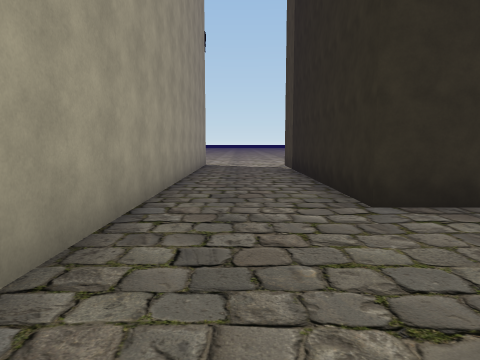
View 1 (above)

21 first-person views from a walk through a 3-D level made in the Unity game engine. The camera is 1.4 m above the floor, tilts 6° down and sees 70° across. The floor is counted in squares, 2 m on a side. Each view is taken from the middle of a square. On the plan, view 1 faces up. The plan holds only what a view shows up to about 11 squares ahead; the rest is blank. The place goes on beyond the plan. Some surface patterns are stand-ins.

View 2
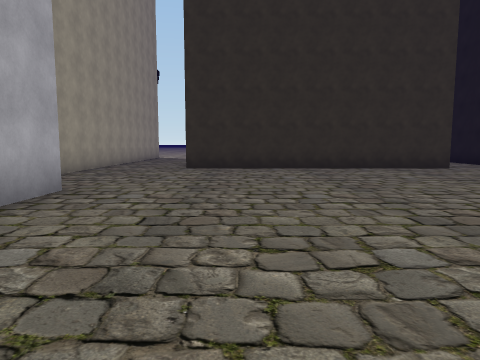

View 3
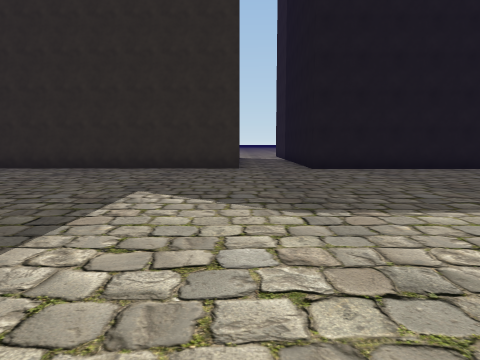

View 4
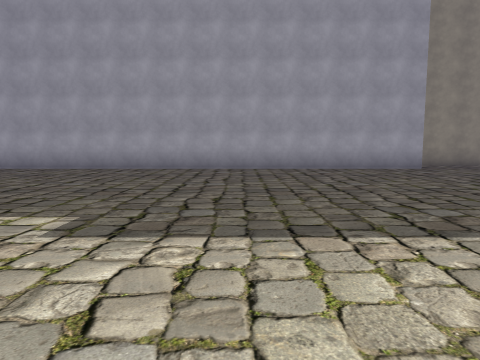

View 5
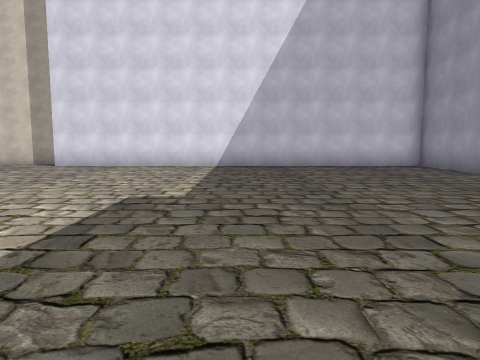

View 6
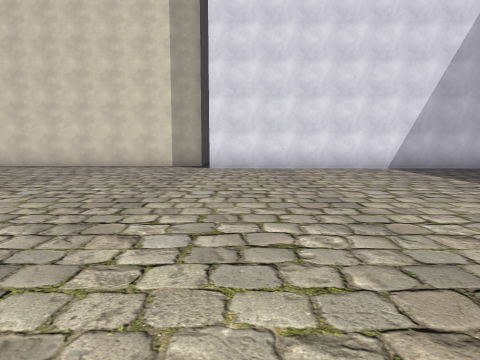

View 7
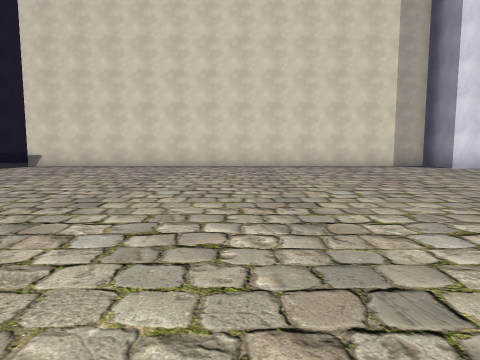

View 8
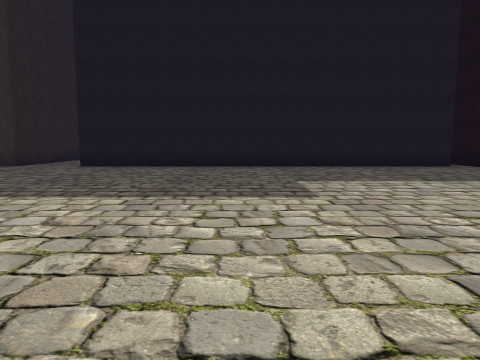

View 9
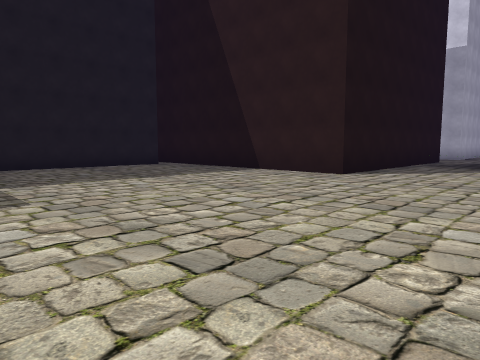

View 10
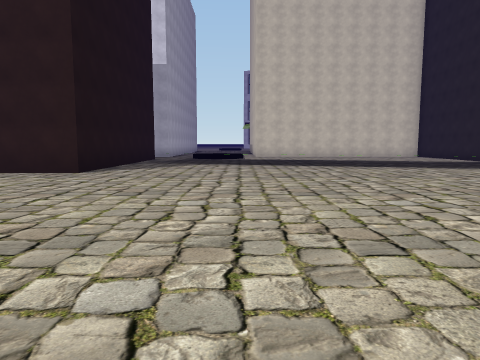

View 11
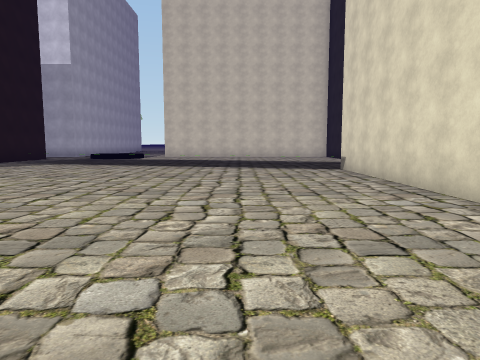

View 12
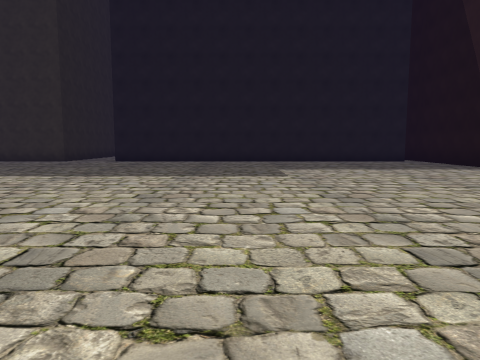

View 13
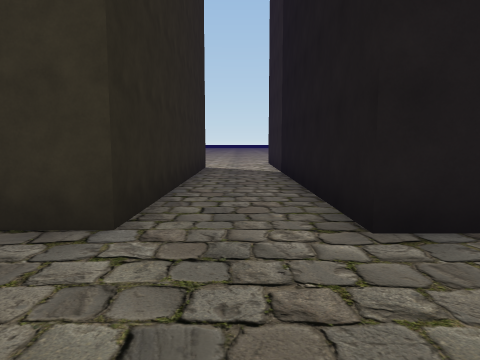

View 14
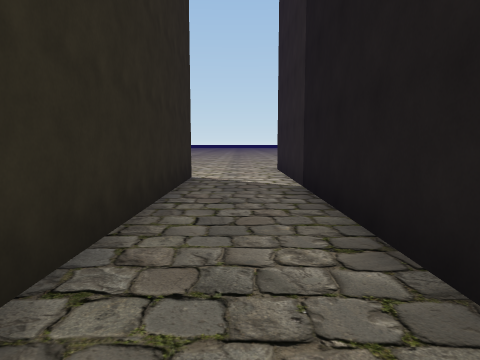

View 15
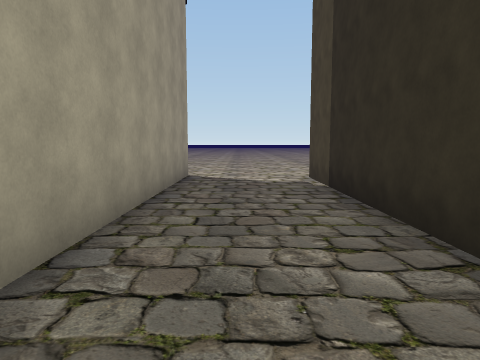

View 16
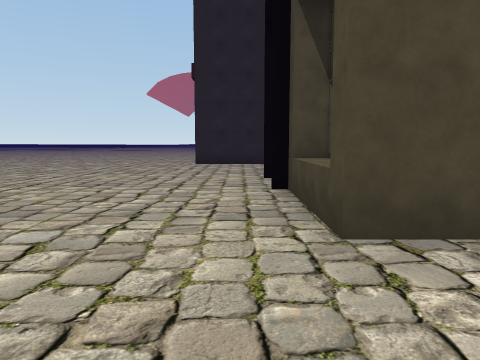

View 17
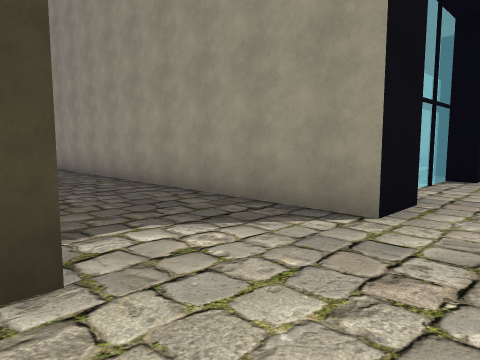

View 18
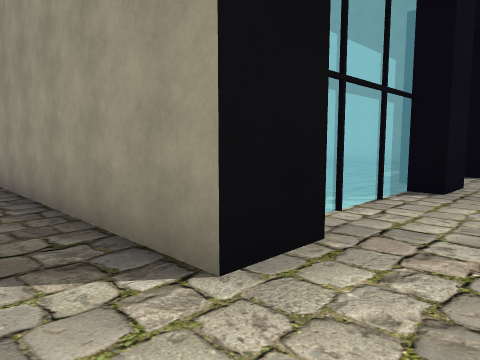

View 19
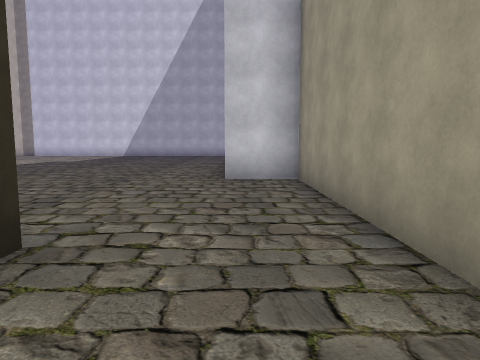

View 20
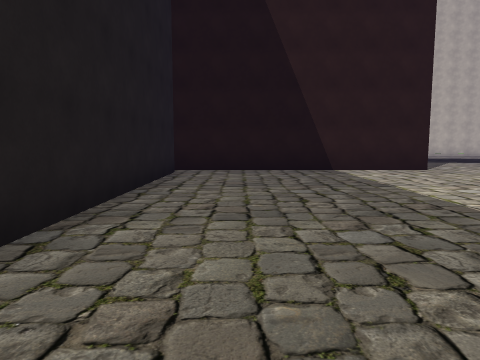

View 21
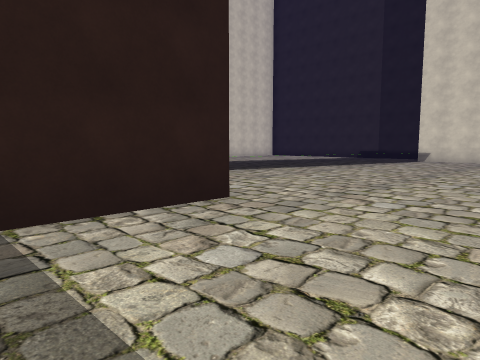

### Floor plan
Key: @ floor where view 1 was taken; # wall or solid block; . floor; = window, fence, low wall or low ledge; ^ raised ledge; B building.
Columns run from 8 left of view 1 to 26 right of it. Each row starts with its distance up from view 1.
 13      ..............#
 12 ...................#
 11 B.######..#B#. BB#.#
 10 ==     #..#      #.#
  9        #..#      #.#
  8        #..#      #.#
  7        #..#      #.#            BBB
  6        #..#      #.#
  5        #..#      #.#
  4        #..########.############.
  3        #........................
  2        #........................
  1        #........................
  0        #@.......................
 -1        ##.......................
 -2         #.......................
 -3         #.......................###
 -4         #..........................
 -5         #..........................
 -6         #..........................
 -7         #..........................
 -8         #.........................=
 -9         #.........................^
-10         #.........................
-11         #.........................
-12         #........................=
-13         #........................
-14         #############............
-15                     #BBBBBBBBBBBB#

Positions as (right, up) in squares from view 1, and headings:
1: (0, 0), facing up
2: (3, -6), facing up
3: (9, -6), facing up
4: (10, -6), facing left
5: (6, -3), facing down
6: (11, -4), facing down
7: (18, -4), facing down
8: (16, -7), facing up
9: (16, -7), facing up-right
10: (15, -7), facing right
11: (15, -12), facing right
12: (16, -10), facing up
13: (10, 1), facing up
14: (10, 4), facing up
15: (0, 4), facing up
16: (-1, 12), facing right
17: (2, 13), facing down-left
18: (0, 13), facing down-left
19: (0, 6), facing down
20: (14, 2), facing right
21: (20, 0), facing down-right
